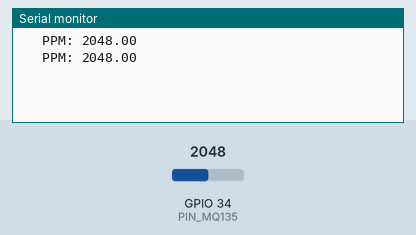
This sketch was run on a simulated ESP32. Parts: the last lines printed to the serial monitor. The inputs (shaded band) are chosen by the test bench; at power-on: GPIO 34 (PIN_MQ135) = 2048.

Above: at 1.8 s.
1.9 s: GPIO 34 (PIN_MQ135) set to 2866
At 2.6 s:
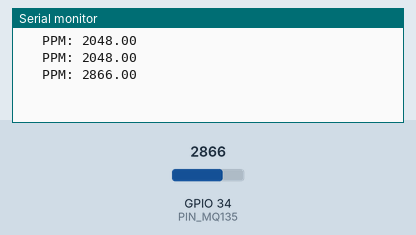
3.4 s: GPIO 34 (PIN_MQ135) set to 3603
At 4.8 s:
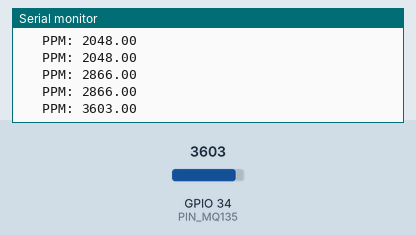
Timing chart, 0 to 6.4 s (numbered marks = the images above; inputs shaded):
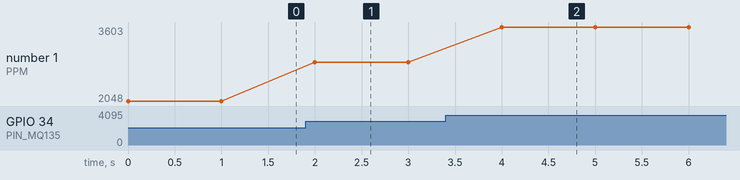

The sketch:

MQ_135.ino
```cpp
#include "MQ135.h"

#define PIN_MQ135 34

MQ135 mq135_sensor(PIN_MQ135);

//float temperature = 21.0; // Assume current temperature. Recommended to measure with DHT22
//float humidity = 25.0; // Assume current humidity. Recommended to measure with DHT22

void setup() {
  Serial.begin(9600);
  pinMode(PIN_MQ135, INPUT);
}

void loop() {
 // float rzero = mq135_sensor.getRZero();
 // float correctedRZero = mq135_sensor.getCorrectedRZero(temperature, humidity);
 // float resistance = mq135_sensor.getResistance();
 // float ppm = mq135_sensor.getPPM();
 float ppm=analogRead(PIN_MQ135);
//  float correctedPPM = mq135_sensor.getCorrectedPPM(temperature, humidity);

  //Serial.print("MQ135 RZero: ");
  //Serial.print(rzero);
 // Serial.print("\t Corrected RZero: ");
 // Serial.print(correctedRZero);
 // Serial.print("\t Resistance: ");
 // Serial.print(resistance);
  Serial.print("\t PPM: ");
  Serial.println(ppm);
  //Serial.print("\t Corrected PPM: ");
 // Serial.print(correctedPPM);
  //Serial.println("ppm");

  delay(1000);
}
```

Measured:
- after the input at 1.9 s, the serial monitor: prints a new line after 0.10 s (image 1)
- after the input at 3.4 s, the serial monitor: prints a new line after 0.60 s (image 2)
- plotted number 1: 2048 → 2866 after the input at 1.9 s, 2866 → 3603 after the input at 3.4 s
